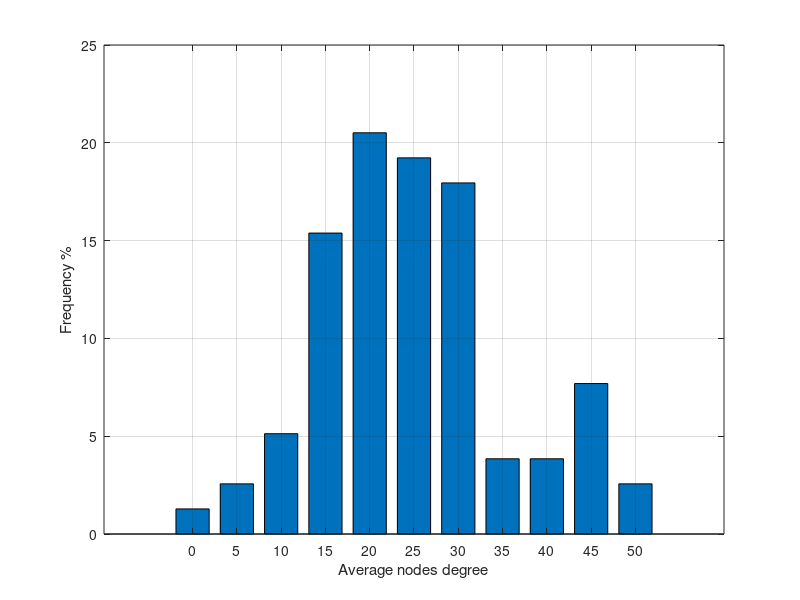

Recreate this plot in MATLAB.
load DegreeImportantNodes.txt;     %  read data into the my_xy matrix
data = DegreeImportantNodes(:,3)/(3600);
%x=['2 \lt 2.25','2 \lt 2.25','2 \lt 2.25','2 \lt 2.25','2 \lt 2.25','2 \lt 2.25','2 \lt 2.25','2 \lt 2.25' ];
%y = randn(10000,1);
[a,b]=hist(data(:),0:5:52); 
bar(b,(a*100)/78,0.75);
%[h,b] = std(data(:));
%figure;
%plot(b,h);
xlabel('Average nodes degree');
ylabel('Frequency %');
grid on;

%plot(Prob,Err1,'r.-',Prob,Err2,'b.-',Prob,Err3,'g.-',Prob,Err4,'c.-',Prob,Err5,'y.-');
%xlabel('P_{err}');           % add axis labels and plot title
%ylabel('Temporal Robustness');

%axis([0.000075 1.000 0.0 1.000],[0.000075 1.000 0.0 1.000]);
%set(gca,'XGrid','on','YGrid','on');
%set(gca,'gridlinestyle','--')
%grid on;
%legend('p = 10^{-4}','p = 10^{-3}','p = 10^{-2}','p = 10^{-1}','p = 1');

%title('Mean monthly precipitation at Portland International Airport');
%plot(Prob,EffSim,'bx-',Prob,EffTheor,'ro-');     %  plot precip vs. month with circles
